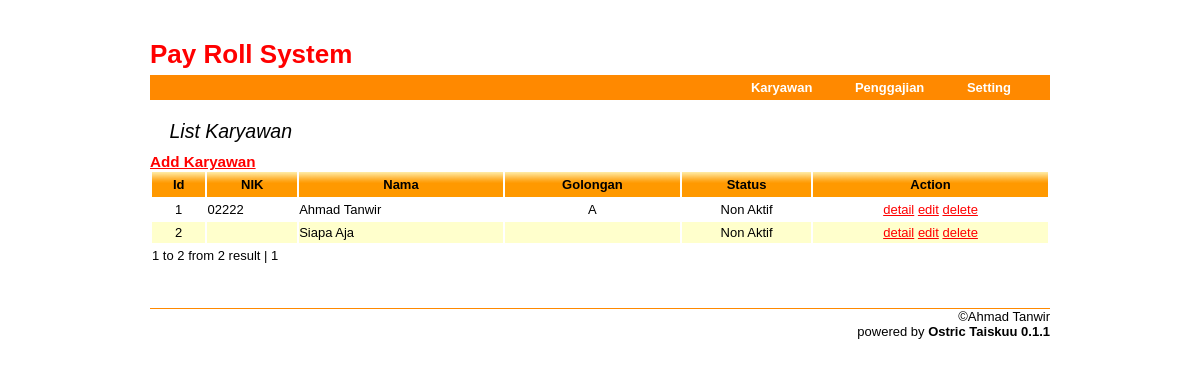
/, run on an earlier commit of the app's database.
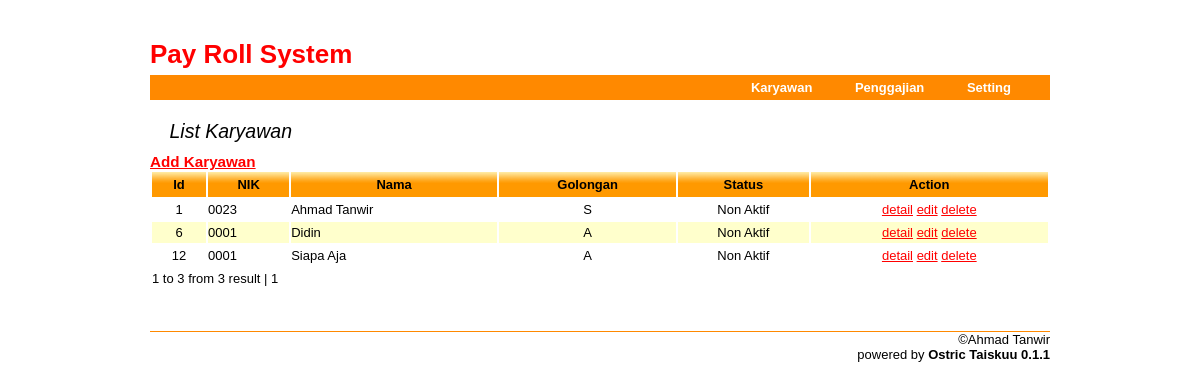
And on a later commit of the database.
### tables this page shows
CREATE TABLE IF NOT EXISTS `Karyawan` (
  `id` bigint(20) NOT NULL auto_increment,
  `nik` varchar(16) NOT NULL,
  `nama_lengkap` varchar(128) NOT NULL,
  `tempat_lahir` varchar(128) NOT NULL,
  `tanggal_lahir` date NOT NULL,
  `golongan` varchar(128) NOT NULL,
  `gaji_pokok` bigint(20) NOT NULL,
  `tunjangan_jabatan` bigint(20) NOT NULL,
  `tunjangan_keluarga` bigint(20) NOT NULL,
  `tunjangan_lain` bigint(20) NOT NULL,
  `transport_per_hari` bigint(20) NOT NULL,
  PRIMARY KEY  (`id`)
);

### core/Application.class.php (called while the page is built, shortened)
<?php
require_once ('./core/model/Model.class.php');
class Application
{
    public static function run()
    {
        $controller = null;
        $action = 'index';
        if (isset($_GET['c'])) {
            $req = $_GET['c'];
            $req = explode("/",$req);
            if (count($req) == 1){
                $controller = $req[0];
            } else if (count($req) == 2){
                $controller = $req[0];
                $action = $req[1];
            }
        } else {
            $config = include('./app/config/main.php');
            $controller = $config['defaultController'];
        }
        self::setRequest($controller,$action);
    }
    private static function setRequest($pcontroller, $paction){
        $params = $_GET;
        unset($params['c']);
        $controller =  new $className();
        $controller->setParams($params);
        $controller->$paction();
        $controller->getView()->render($paction);
    }
}

### index.php (called while the page is built, shortened)
<?php
App::run();

### core/model/Model.class.php (called while the page is built, shortened)
<?php
abstract class Model
{
    protected $db;
    protected $tableName;
    public $attributes = array();
    public $relations = array();
    public function __construct($attributes = null)
    {
        $this->initialFields();
    }
    public function fromArray($attributes) {
        foreach ($attributes as $key => $value) {
            if(array_key_exists($key, $this->attributes)) {
                $this->attributes[$key]['value'] = $value;
            }
        }
    }
    private function dbsetup()
    {
        $config = include('./app/config/main.php');
        $dbstring = $config['db']['connectionString'];
        $dbuser = $config['db']['dbuser'];
        $dbpass = $config['db']['dbpass'];
        $this->db = new PDO($dbstring, $dbuser, $dbpass);
    }
    private function initialFields()
    {
        $statement = $this->query("select * from $this->tableName");
        $count = $statement->columnCount();
        for($i = 0; $i < $count; $i++) {
            $field = $statement->getColumnMeta($i);
            $attribute['type'] = $field['native_type'];
            $attribute['value'] = '';
            $this->attributes[$field['name']] = $attribute;
        }
    }
    public function __get($attribute)
    {
        if (array_key_exists($attribute, $this->attributes)) {
            return $this->attributes[$attribute]['value'];
        } else if (array_key_exists($attribute, $this->relations)) {
            return $this->getModel($attribute);
        } else {
            return $this->$attribute;
        }
    }
    public function findQuery($query,$params = array())
    {
        if (strtolower(substr($query,0,4)) == 'from'){
            $query = 'select * '.$query;
        }
        $query = str_replace(get_class($this), $this->tableName, $query);
        $statement = $this->db->prepare($query);
        $statement->execute($params);
        $objects = array();
        while ($attributes = $statement->fetch(PDO::FETCH_ASSOC)) {
            $object = new $self($attributes);
            $object->id = $attributes['id'];
            $objects[] = $object;
        }
        return $objects;
    }
    public function query($query, $params = array())
    {
        $statement = $this->db->prepare($query);
        $statement->execute($params);
        return $statement;
    }
    public function setTableName($tableName)
    {
        $this->tableName = $tableName;
    }
}

### app/config/main.php (called while the page is built)
<?php
return array(
    'defaultController' => 'karyawan',
    'db' => array(
        'connectionString'  =>  'mysql:host=localhost;dbname=sia_payroll',
        'dbuser'            =>  'root',
        'dbpass'            =>  'rahasia'
    )
);

### app/controllers/KaryawanController.class.php (called while the page is built, shortened)
<?php
class KaryawanController extends ApplicationController
{
    public function index()
    {
        $this->paginate = new Paginate(new Karyawan(),Html::url('karyawan'));
    }
}

### core/view/helpers/Html.class.php (called while the page is built, shortened)
<?php
class Html{
    public static function url($url,$params = null)
    {
        $u  = $_SERVER['SCRIPT_NAME'] .'?c='. $url;
        if(is_array($params) && $params != null) {
            foreach($params as $k => $v) {
                $u .= "&$k=$v";
            }
        }
        return $u;
    }
}

### app/views/karyawan/index.tpl.php (the view, shortened to what the changed rows need)
<h2>List Karyawan</h2>
<table class="data">
    <thead>
        <tr>
            <th>Id</th>
            <th>NIK</th>
            <th>Nama</th>
            <th>Golongan</th>
            <th>Status</th>
            <th>Action</th>
        </tr>
    </thead>
    <tbody>
        <?php foreach($paginate->paginate() as $karyawan):?>
        <tr>
            <td align="center"><?php echo $karyawan->id?></td>
            <td><?php echo $karyawan->nik?></td>
            <td><?php echo $karyawan->nama_lengkap?></td>
            <td align="center"><?php echo $karyawan->golongan?></td>
            <td align="center"><?php echo $karyawan->aktif?'Aktif':'Non Aktif'?></td>
            <td align="center">
                <a href="<?php echo Html::url('karyawan/detail',array('id' => $karyawan->id))?>">detail</a>
                <a href="<?php echo Html::url('karyawan/edit',array('id' => $karyawan->id))?>">edit</a>
                <a href="<?php echo Html::url('karyawan/delete',array('id' => $karyawan->id))?>">delete</a>
            </td>
        </tr>
        <?php endforeach?>
    </tbody>
    <tfoot>
        <tr>
            <td colspan="6"><?php echo $paginate->navigation() ?></td>
        </tr>
    </tfoot>
</table>

### core/component/Paginate.class.php (shortened to what the changed rows need)
<?php
class Paginate{
    private $count = 20;
    private $first;
    private $size;
    private $page = 1;
    private $model;
    private $lastPage;
    private $query;
    private $url;
    private $result;
    public function __construct($model, $url)
    {
        $this->model = $model;
        $this->tableName = get_class($model);
        $this->query = "from $this->tableName";
        $this->size = $this->size();
        $this->lastPage = ceil((float)$this->size / (float)$this->count);
        $this->url = $url;
        $this->first = ($this->page - 1) *  $this->count;
    }
    public function size(){
        $st = $this->model->query("select count(*) as size " . $this->query);
        $result = $st->fetch(PDO::FETCH_ASSOC);
        return $result['size'];
    }
    public function paginate()
    {
        $this->result =  $this->model->findQuery($this->query . " LIMIT $this->first, $this->count");
        return $this->result;
    }
    public function navigation()
    {
        $from = $this->first + 1;
        $to = $this->first + count($this->result);
        $nav = "$from to $to from $this->size result  | ";
        $previous = $this->page - 1;
        for($i = 1; $i <= $this->lastPage; $i++) {
            if($i != $this->page) {
                $nav .= "<a href=\"$this->url&page=$i\">$i</a> ";
            } else {
                $nav .= "$i ";
            }
        }
        return $nav;
    }
}

What changed in the data, as far as the page shows it:
removed karyawan: id "2", nama_lengkap "Siapa Aja"
changed karyawan id 1: nik "02222" → "0023"; golongan "A" → "S"
added karyawan: id "6", nik "0001", nama_lengkap "Didin", golongan "A"
added karyawan: id "12", nik "0001", nama_lengkap "Siapa Aja", golongan "A"
Also different on the page:
$paginate->navigation(): "1 to 2 from 2 result |" → "1 to 3 from 3 result |"
